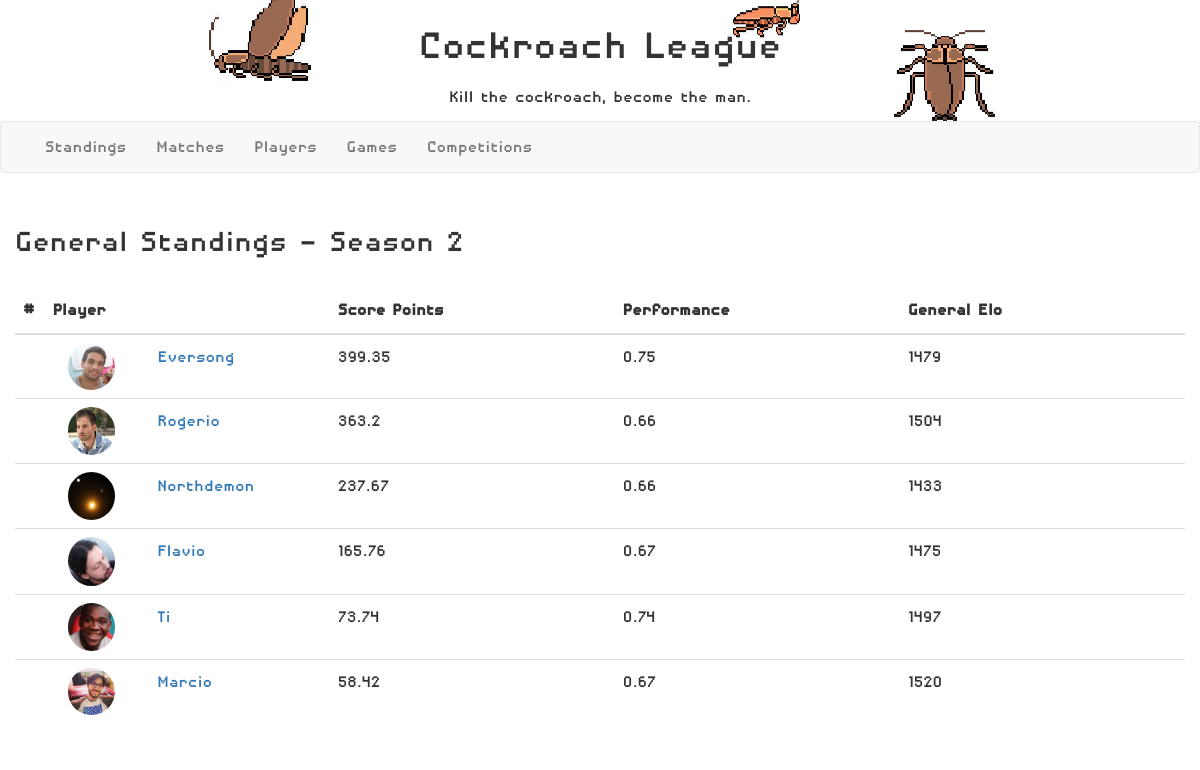
Before: /rankings/2 with the older database file.
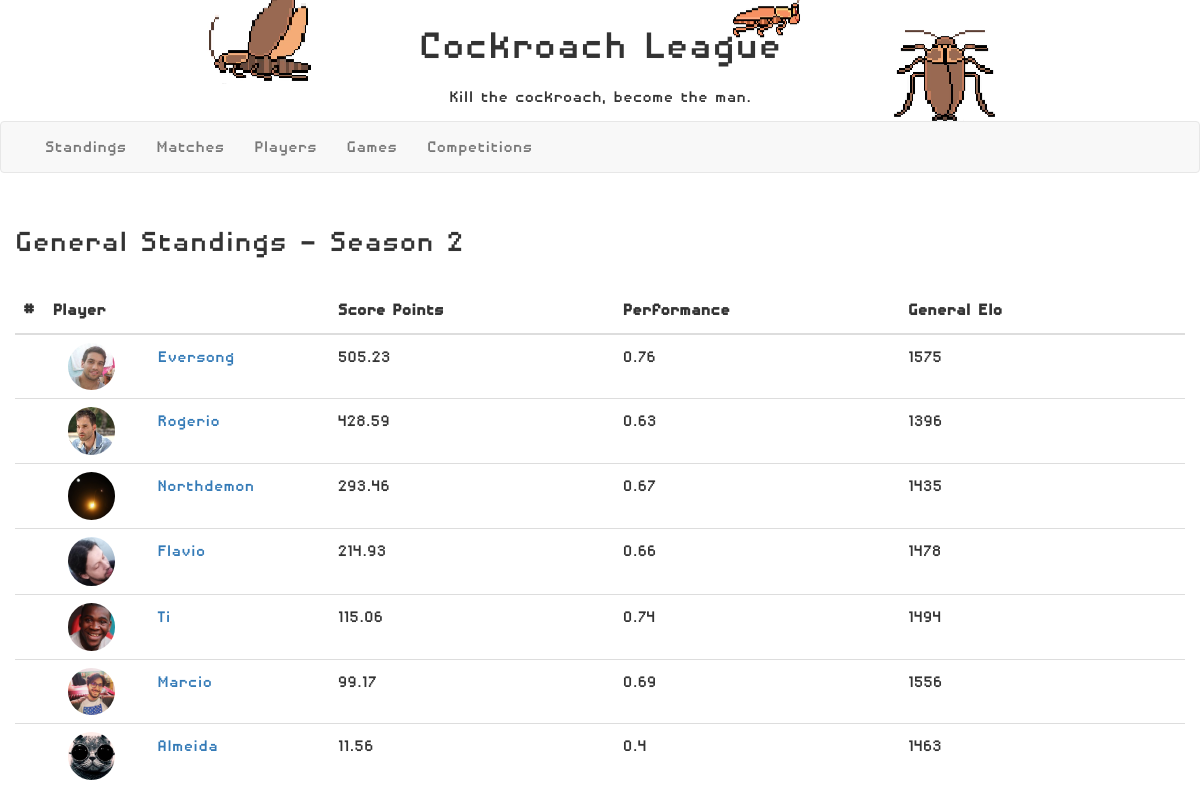
After: the same page with the newer database file.
### rankings/models.py (models this page shows, shortened)
class Competition(models.Model):
    competition_id = models.IntegerField(primary_key=True)
    competition_name = models.CharField(max_length=50, null=False)

class TotalClassification(models.Model):
    class Meta:
        unique_together = (('standing_position', 'player'),)
    standing_position = models.IntegerField(primary_key=True)
    player = models.ForeignKey(Player, on_delete=models.CASCADE)
    score_points = models.FloatField()
    performance_points = models.FloatField()
    competition_id = models.ForeignKey(Competition, on_delete=models.CASCADE)

class Player(models.Model):
    player_nickname = models.CharField(max_length=15, primary_key=True, null=False)
    player_first_name = models.CharField(max_length=15, null=False)
    player_last_name = models.CharField(max_length=15, null=False)
    player_photo = models.ImageField()
    player_bio = models.TextField(null=True, blank=True)
    def __str__(self):
        return self.player_nickname

class PlayerGeneralElo(models.Model):
    player = models.ForeignKey(Player, on_delete=models.CASCADE)
    score = models.IntegerField(null=False, default=1500)

### rankings/views.py (the view)
# urls.py: path('', views.index, name='index'),
def index(request, competition_id=2):
    score_controller = ScoresController()
    score_controller.generate_score_points()
    classifications = score_controller.generate_total_classification(competition_id)
    competition_name = Competition.objects.filter(competition_id=competition_id).first().competition_name
    for elo in PlayerGameElo.objects.all():
        elo.score = 1500
        elo.save()
    for elo in PlayerGeneralElo.objects.all():
        elo.score = 1500
        elo.save()
    for game_match in GameMatch.objects.filter().all():
        game_elo_calculator(game_match)
        general_elo_calculator(game_match)
    classifications_elo_tuple = []
    for item in classifications:
        player_general_elo = PlayerGeneralElo.objects.filter(player=item.player).first()
        classifications_elo_tuple.append((item, player_general_elo))
    context = {
        'classifications': classifications_elo_tuple,
        'competition_name': competition_name,
    }
    return render(request, 'classification.html', context=context)

### rankings/controllers.py (called while the page is built)
    def get_player_performance(self, player, competition_id=1):
        possible_points = 0
        scored_points = 0
        game_match_results = GameMatchResult.objects.filter(result_player=player,
                                                            result_match_id__competition_id=competition_id)
        for match_result in game_match_results:
            table_points = TablePoints.objects.filter(table_standing="1").first()
            game = match_result.result_match_id.match_game
            possible_points += table_points.table_score * game.game_complexity
            scored_points += match_result.result_points
        return round(scored_points / possible_points, 2) if scored_points != 0 else 0

    def generate_score_points(self):
        game_match_results = GameMatchResult.objects.all()
        for result in game_match_results:
            match = result.result_match_id
            game = match.match_game
            table_points = TablePoints.objects.filter(table_standing=result.result_standing).first()
            if game and table_points:
                result.result_points = round(table_points.table_score * game.game_complexity, 2)
                result.save()

### rankings/elo.py (called while the page is built)
def expected(A, B):
    return 1 / (1 + 10 ** ((B - A) / 400))

def elo(old, exp, score, k=32):
    return old + k * (score - exp)

### templates/classification.html (shortened to what this page needs)
{% extends "base_generic.html" %}
{% block content %}
    {% load staticfiles %}
    <link href="https://maxcdn.bootstrapcdn.com/bootstrap/3.3.7/css/bootstrap.min.css" rel="stylesheet"/>
    <link href="https://cdnjs.cloudflare.com/ajax/libs/datatables/1.10.12/css/dataTables.bootstrap.min.css" rel="stylesheet"/>
    <div class="container">
        <div class="row text-xs-center" style="margin-top: 15px; margin-bottom: 15px">
            <h1>General Standings - {{ competition_name }}</h1>
        </div>
        <div class="row">
            <table id="classification_table" class="table order-column" cellspacing="0" width="100%">
                <thead>
                <tr>
                    <th style="width: 1%">#</th>
                    <th style="width: 20%">Player</th>
                    <th style="width: 20%">Score Points</th>
                    <th style="width: 20%">Performance</th>
                    <th style="width: 20%">General Elo</th>
                </tr>
                </thead>
                <tbody>
                {% for entry, elo in classifications %}
                <tr>
                    <td></td>
                    <td>
                        <div>
                            <div class="col-md-4">
                                <img class="img img-circle" src="{{ MEDIA_URL }}{{ entry.player.player_photo.url }}">
                            </div>
                            <div class="col-md-4">
                                <a href="{% url 'player' entry.player  %}">{{ entry.player }}</a>
                            </div>
                        </div>
                    </td>
                    <td>{{ entry.score_points }}</td>
                    <td>{{ entry.performance_points }}</td>
                    <td>{{ elo.score }}</td>
                </tr>
                {% endfor %}
                </tbody>
            </table>
            </div>
        </div>
{% endblock %}

### templates/base_generic.html (shortened to what this page needs)
<!DOCTYPE html>
<html lang="en">
<head>
    <link rel="stylesheet" href="https://maxcdn.bootstrapcdn.com/bootstrap/3.3.7/css/bootstrap.min.css">
    {% load static %}
    <link rel="stylesheet" href="{% static 'css/styles.css' %}">
</head>
<body class="body">
<div class="banner" style="margin-bottom: 0px; margin-top: 0px">
    <div class="row text-center">
        <h1 style="font-size: 48px">Cockroach League</h1>
    </div>
    <div class="row text-center">
        <p>Kill the cockroach, become the man.</p>
    </div>
</div>
<div>
    <nav class="navbar navbar-default" style="margin-bottom: 15px">
        <div class="container text-center">
            <ul class="nav navbar-nav">
                <li class="dropdown">
                    <a class="dropbtn" href="{% url 'index' competition_id=1 %}">Standings</a>
                </li>
                <li><a href="{% url 'matches' %}">Matches</a></li>
                <li><a href="{% url 'players' %}">Players</a></li>
                <li><a href="{% url 'games' %}">Games</a></li>
                <li><a href="{% url 'competitions' %}">Competitions</a></li>
            </ul>
        </div>
    </nav>
</div>
{% block content %}{% endblock %}
</body>
</html>

### rankings/static/css/styles.css (style rules this page uses)
.body { font-family: "Disposable Droid"; font-size: 20px; }
.img-circle { border-radius: 60%; width: 80%; }
.banner { background-image: url("../img/background_cockroach.png"); background-position: center; background-repeat: no-repeat; }

Changed rows visible on the page:
changed TotalClassification "Eversong": score_points "399.35" → "505.23"; performance_points "0.75" → "0.76"; score "1479" → "1575"
changed TotalClassification "Rogerio": score_points "363.2" → "428.59"; performance_points "0.66" → "0.63"; score "1504" → "1396"
changed TotalClassification "Northdemon": score_points "237.67" → "293.46"; performance_points "0.66" → "0.67"; score "1433" → "1435"
changed TotalClassification "Flavio": score_points "165.76" → "214.93"; performance_points "0.67" → "0.66"; score "1475" → "1478"
changed TotalClassification "Ti": score_points "73.74" → "115.06"; score "1497" → "1494"
changed TotalClassification "Marcio": score_points "58.42" → "99.17"; performance_points "0.67" → "0.69"; score "1520" → "1556"
added TotalClassification: player.player_photo (picture), player "Almeida", score_points "11.56", performance_points "0.4", score "1463"
